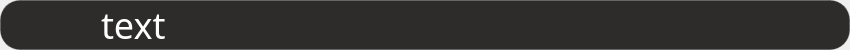
<?xml version="1.0" encoding="UTF-8"?>
<ui version="4.0">
 <class>myWifiItem</class>
 <widget class="QWidget" name="myWifiItem">
  <property name="geometry">
   <rect>
    <x>0</x>
    <y>0</y>
    <width>850</width>
    <height>50</height>
   </rect>
  </property>
  <property name="windowTitle">
   <string>Form</string>
  </property>
  <property name="styleSheet">
   <string notr="true">outline:none;</string>
  </property>
  <widget class="QPushButton" name="pushButton">
   <property name="geometry">
    <rect>
     <x>0</x>
     <y>0</y>
     <width>850</width>
     <height>50</height>
    </rect>
   </property>
   <property name="styleSheet">
    <string notr="true">outline:none;
background-color: rgb(45, 44, 43);
border: 1px solid rgba(45, 44, 43, 100);
color: rgb(255, 255, 255);
border-radius: 20px;
font-size: 36px;
font-family: Barlow;
padding-left:100px;
text-align: left;</string>
   </property>
   <property name="text">
    <string>text</string>
   </property>
  </widget>
  <widget class="QLabel" name="label">
   <property name="geometry">
    <rect>
     <x>10</x>
     <y>0</y>
     <width>48</width>
     <height>48</height>
    </rect>
   </property>
   <property name="styleSheet">
    <string notr="true">image: url(:/antOutline-wifi.png);</string>
   </property>
   <property name="text">
    <string/>
   </property>
  </widget>
  <widget class="QLabel" name="label_2">
   <property name="geometry">
    <rect>
     <x>810</x>
     <y>10</y>
     <width>32</width>
     <height>32</height>
    </rect>
   </property>
   <property name="styleSheet">
    <string notr="true">image: url(:/ze-lock.png);</string>
   </property>
   <property name="text">
    <string/>
   </property>
  </widget>
 </widget>
 <resources/>
 <connections/>
</ui>
